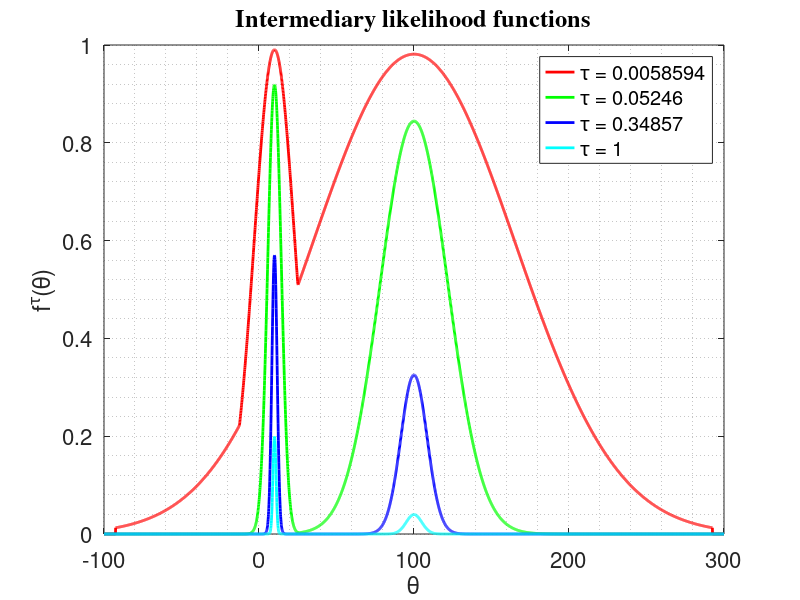

This figure's MATLAB source:
%cd ../test/test_2013_12_02/outputData
cd outputData

tau1 = 0.00585938; %in display_sub0.txt, look for first occurence of prevExponent after 'generateSequence(), level 2, step 3'
tau2 = 0.0524597;  %in display_sub0.txt, look for first occurence of prevExponent after 'generateSequence(), level 3, step 3'
tau3 = 0.348566;   %in display_sub0.txt, look for first occurence of prevExponent after 'generateSequence(), level 4, step 3'
tau4 = 1;


x=-100.:.1:300.;
y1=(x-10).*(x-10)/(2*1);
y2=(x-100).*(x-100)/(2*25);
z1=(exp(-y1))/(1*sqrt(2*pi));
z2=(exp(-y2))/(5*sqrt(2*pi));
y=(z1+z2)/2.;

plot(x,y.^tau1,'r-','linewidth',2);
hold
plot(x,y.^tau2,'g-','linewidth',2);
plot(x,y.^tau3,'b-','linewidth',2);
plot(x,y.^tau4,'c-','linewidth',2);

a=axis;
axis([-100 300 a(3) 1]);
ylabel('f^{\tau}(\theta)','fontsize',16);
xlabel('\theta','fontsize',16);

title('Intermediary likelihood functions','fontname', 'Times', 'fontsize',20);
grid minor
set(gca,'fontsize',16);

legend(['\tau = ', num2str(tau1)],...
       ['\tau = ', num2str(tau2)],...
       ['\tau = ', num2str(tau3)],...
       ['\tau = ', num2str(tau4)],...
        'location','northeast');

print -dpng bimodal_likelihood_taus.png
hold off;

%cd ../../../matlab
cd ..
